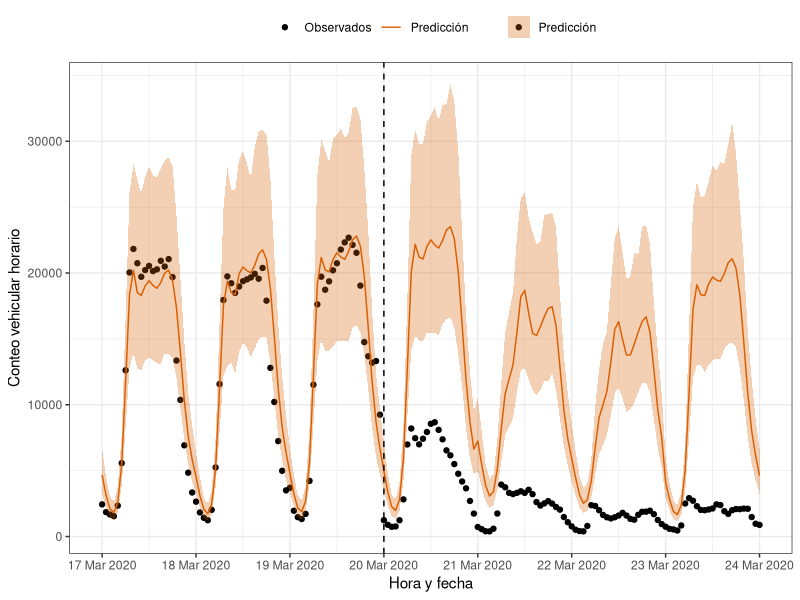

The R source for this figure:
#### Resultados modelo 1:

library(tidyverse)
library(data.table)
library(lubridate)

observados <- fread(file.path("Datos","Insumo_modelos", "Modelo_1.csv"))[, .(ds, y = 10**y)]
datos <- fread(file.path("Datos","Resultados_modelos", "Modelo_1", "prediccion.csv")) %>%
  merge(observados, by = 'ds')

#datos[, ds := as_datetime(ds)]

plot.prediccion.vehiculos <- datos[between(ds, as.Date("2020-03-17"), as.Date("2020-03-24"))] %>%
  ggplot(aes(x = ds, fill = "Predicción")) +
  geom_point(aes(y = y, col = "Observados")) +
  geom_ribbon(aes(ymin = yhat_lower, ymax = yhat_upper), alpha = 0.3) +
  geom_line(aes(y = yhat, col = "Predicción")) +
  theme_bw() +
  scale_fill_manual(name = "", values = c("Predicción" = "#D95F02", "Observados" = "transparent")) +
  scale_color_manual(name = "", values = c("Predicción" = "#D95F02", "Observados" = "black")) +
  geom_vline(xintercept = as_datetime("2020-03-20"), linetype = "dashed") +
  labs(x = "Hora y fecha", y = "Conteo vehicular horario") +
  theme(legend.position = "top") +
  scale_x_datetime(date_breaks = "1 day", labels = function(x) format(x, "%d %b %Y"))

ggsave("Figuras/Modelo_1/Prediccion_m1.png", plot.prediccion.vehiculos, width = 10, height = 6)  
